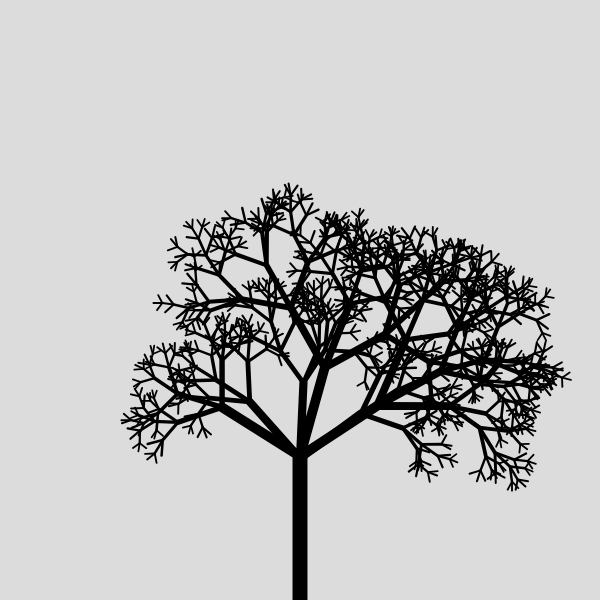
Frame 1 (no input)
Frame 2 (the mouse pressed at the canvas centre, redrawn once): identical to frame 1, image omitted

The p5.js sketch that drew this single still picture (run headless with seeded random() and noise() and a simulated clock; the mouse was pressed at the canvas centre and the sketch redrawn once):

// p5.js sketch
// ── sketch.js
let angle;

function setup() {
  createCanvas(600, 600);
  background(220);

  angle = PI/4;
  for (let i = 0; i < 2; i++) {
    push();
    translate(width/2, height);
    branch( random(120, 150) );
    pop();
  }

}

function draw() {
  //background(220);
  //angle = map(mouseX, 0, width, PI/2, 0);
  noLoop();
}


function branch(len) {
  let thickness = map(len, 0, 200, 1, 20);
  strokeWeight(thickness);
  line(0, 0, 0, -len);

  translate(0, -len);
  len = len * 2/3 * random(0.70, 1.20);

  if (len > 8) {
    push();
    rotate(angle + random(-0.3, 0.3));
    branch(len);
    pop();

    push();
    rotate(-angle + random(-0.3, 0.3));
    branch(len);
    pop();

    push();
    rotate(random(-0.4, 0.4));
    branch(len);
    pop();
  }
}














// :D
